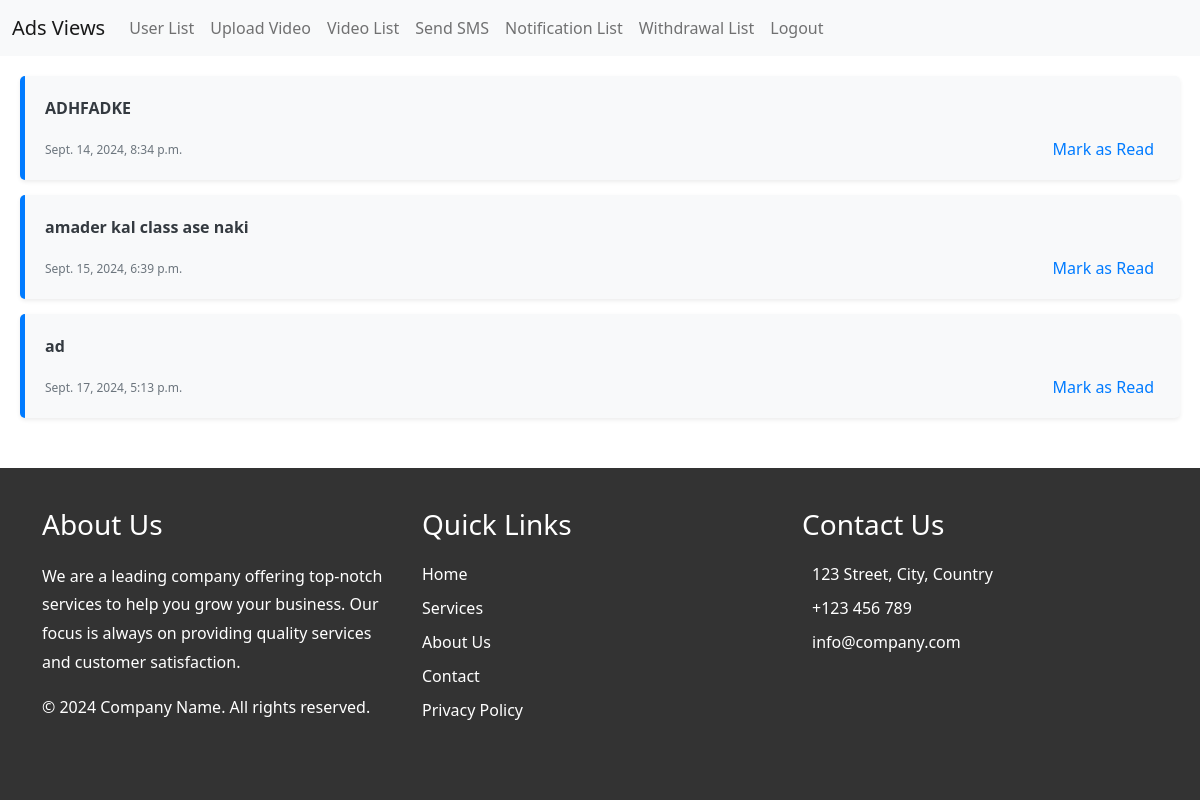
The app's page /notification/ (signed in) with its own data.
### ads_app/models.py (models this page shows, shortened)
class Notification(models.Model):
    message = models.TextField()
    created_at = models.DateTimeField(auto_now_add=True)

### ads_app/views.py (the view)
# urls.py: path('notification/', views.notification, name='notification'),
@login_required
def notification(request):
    notifications = Notification.objects.all()
    return render(request, 'notification.html', {"notifications": notifications})

### ads_app/templates/notification.html
{% extends "base.html" %}
{% block content %}
 <div style="margin: 20px;">
    {% for notification in notifications %}
    <div class="notification-card shadow-sm"
        style="border-left: 5px solid #007bff; background-color: #f8f9fa; padding: 20px; margin-bottom: 15px; transition: 0.3s; border-radius: 5px;">
        <p class="notification-message" style="font-size: 16px; font-weight: bold; color: #343a40;">
            {{notification.message }}</p>
        <span class="notification-timestamp" style="font-size: 12px; color: #6c757d;">{{ notification.created_at}}</span>
        <button class="mark-read-btn"
            style="float: right; background-color: transparent; color: #007bff; border: none; cursor: pointer;">Mark as
            Read</button>
    </div>
    {% endfor %}
 </div>
{% endblock content %}

### records on screen
Notification: message "ADHFADKE", created_at "Sept. 14, 2024, 8:34 p.m."
Notification: message "amader kal class ase naki", created_at "Sept. 15, 2024, 6:39 p.m."
Notification: message "ad", created_at "Sept. 17, 2024, 5:13 p.m."
